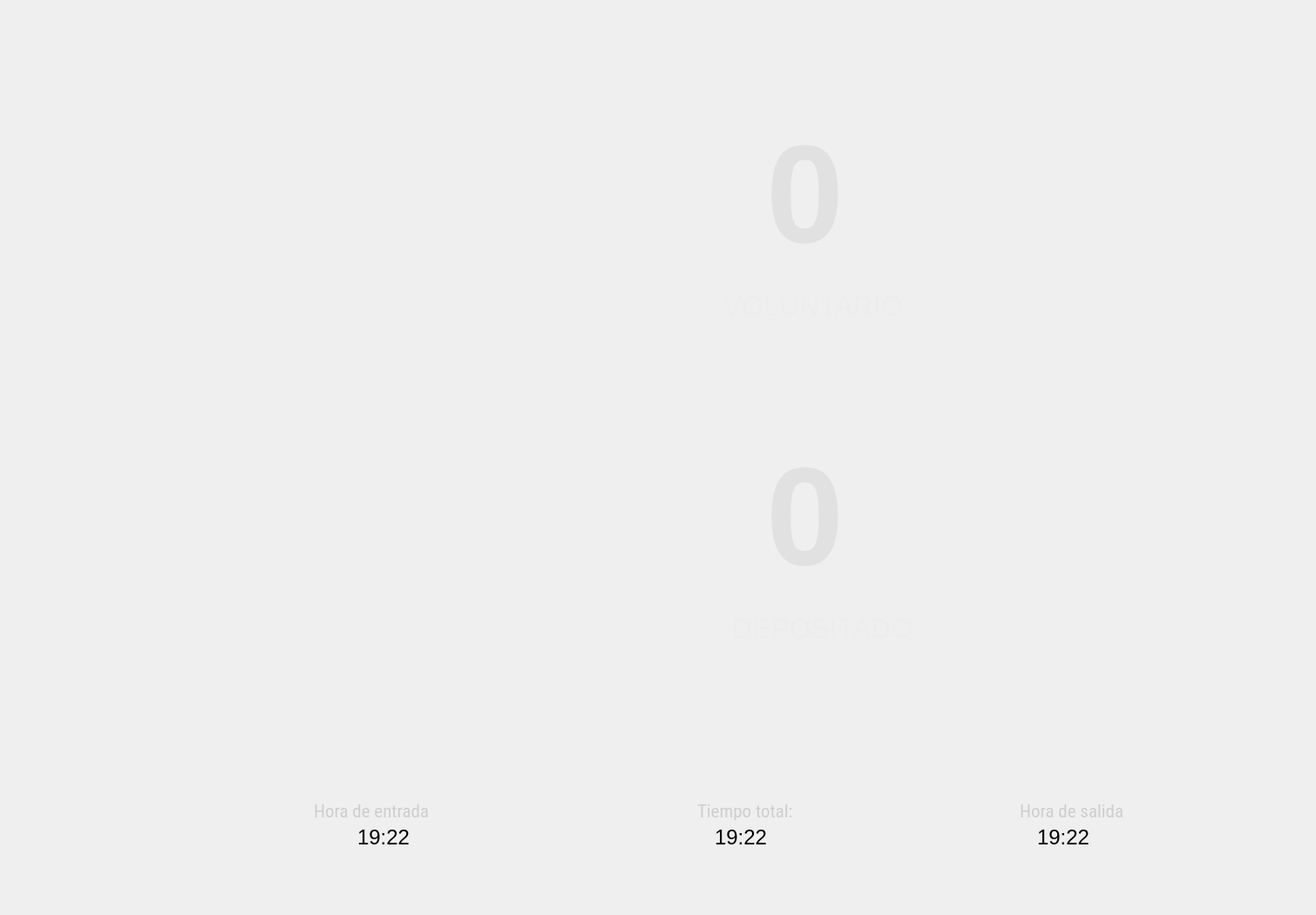
   <widget class="QWidget" name="page_16">
    <widget class="QGroupBox" name="groupBox_4">
     <property name="geometry">
      <rect>
       <x>270</x>
       <y>-10</y>
       <width>1231</width>
       <height>1041</height>
      </rect>
     </property>
     <property name="styleSheet">
      <string notr="true">background-color:transparent;
color:rgb(255, 255, 255);
border-radius:40%</string>
     </property>
     <property name="title">
      <string/>
     </property>
     <widget class="QLabel" name="nomPlaza_13">
      <property name="geometry">
       <rect>
        <x>560</x>
        <y>340</y>
        <width>451</width>
        <height>41</height>
       </rect>
      </property>
      <property name="font">
       <font>
        <family>Arial</family>
        <pointsize>24</pointsize>
        <weight>50</weight>
        <bold>false</bold>
       </font>
      </property>
      <property name="styleSheet">
       <string notr="true">background-color:transparent;
color:rgb(101, 179, 0);
color:rgb(237, 237, 237)</string>
      </property>
      <property name="text">
       <string>VOLUNTARIO</string>
      </property>
     </widget>
     <widget class="QLabel" name="nomPlaza_15">
      <property name="geometry">
       <rect>
        <x>570</x>
        <y>710</y>
        <width>271</width>
        <height>41</height>
       </rect>
      </property>
      <property name="font">
       <font>
        <family>Arial</family>
        <pointsize>24</pointsize>
        <weight>50</weight>
        <bold>false</bold>
       </font>
      </property>
      <property name="styleSheet">
       <string notr="true">background-color:transparent;
color:rgb(101, 179, 0);
color:rgb(237, 237, 237)</string>
      </property>
      <property name="text">
       <string>DEPOSITADO</string>
      </property>
     </widget>
     <widget class="QWidget" name="layoutWidget_29">
      <property name="geometry">
       <rect>
        <x>460</x>
        <y>110</y>
        <width>461</width>
        <height>245</height>
       </rect>
      </property>
      <layout class="QGridLayout" name="gridLayout_23">
       <item row="0" column="4">
        <widget class="QLabel" name="label_72">
         <property name="styleSheet">
          <string notr="true">background-color:transparent;</string>
         </property>
         <property name="text">
          <string/>
         </property>
        </widget>
       </item>
       <item row="0" column="1">
        <spacer name="horizontalSpacer_50">
         <property name="orientation">
          <enum>Qt::Horizontal</enum>
         </property>
         <property name="sizeHint" stdset="0">
          <size>
           <width>40</width>
           <height>20</height>
          </size>
         </property>
        </spacer>
       </item>
       <item row="0" column="2">
        <widget class="QLabel" name="valvol">
         <property name="sizePolicy">
          <sizepolicy hsizetype="MinimumExpanding" vsizetype="Preferred">
           <horstretch>0</horstretch>
           <verstretch>0</verstretch>
          </sizepolicy>
         </property>
         <property name="maximumSize">
          <size>
           <width>620</width>
           <height>16777212</height>
          </size>
         </property>
         <property name="font">
          <font>
           <family>Ubuntu</family>
           <pointsize>120</pointsize>
           <weight>75</weight>
           <italic>false</italic>
           <bold>true</bold>
          </font>
         </property>
         <property name="styleSheet">
          <string notr="true">background-color:transparent;
color:rgb(225, 225, 225);
border-radius:40%</string>
         </property>
         <property name="lineWidth">
          <number>3</number>
         </property>
         <property name="text">
          <string>0</string>
         </property>
        </widget>
       </item>
       <item row="0" column="3">
        <spacer name="horizontalSpacer_51">
         <property name="orientation">
          <enum>Qt::Horizontal</enum>
         </property>
         <property name="sizeHint" stdset="0">
          <size>
           <width>40</width>
           <height>20</height>
          </size>
         </property>
        </spacer>
       </item>
      </layout>
     </widget>
     <widget class="QPushButton" name="bconfirmaPropina">
      <property name="geometry">
       <rect>
        <x>930</x>
        <y>30</y>
        <width>271</width>
        <height>761</height>
       </rect>
      </property>
      <property name="font">
       <font>
        <family>Ubuntu Mono</family>
        <pointsize>16</pointsize>
        <weight>75</weight>
        <italic>false</italic>
        <bold>true</bold>
        <underline>false</underline>
       </font>
      </property>
      <property name="toolTip">
       <string>Ayuda</string>
      </property>
      <property name="whatsThis">
       <string extracomment="help"/>
      </property>
      <property name="styleSheet">
       <string notr="true">
border-radius:40%;</string>
      </property>
      <property name="text">
       <string/>
      </property>
      <property name="icon">
       <iconset>
        <normaloff>../../../../Downloads/ra2.png</normaloff>../../../../Downloads/ra2.png</iconset>
      </property>
      <property name="iconSize">
       <size>
        <width>250</width>
        <height>250</height>
       </size>
      </property>
      <property name="toolTipDuration" stdset="0">
       <number>3</number>
      </property>
     </widget>
     <widget class="QLabel" name="hs_2">
      <property name="geometry">
       <rect>
        <x>920</x>
        <y>960</y>
        <width>171</width>
        <height>21</height>
       </rect>
      </property>
      <property name="font">
       <font>
        <family>Ubuntu</family>
        <pointsize>18</pointsize>
        <weight>50</weight>
        <italic>false</italic>
        <bold>false</bold>
       </font>
      </property>
      <property name="styleSheet">
       <string notr="true">background-color:transparent;
color:rgb(0, 0, 0)
</string>
      </property>
      <property name="text">
       <string>19:22</string>
      </property>
     </widget>
     <widget class="QLabel" name="hs_46">
      <property name="geometry">
       <rect>
        <x>90</x>
        <y>930</y>
        <width>211</width>
        <height>21</height>
       </rect>
      </property>
      <property name="font">
       <font>
        <family>Roboto Condensed</family>
        <pointsize>16</pointsize>
        <weight>50</weight>
        <italic>false</italic>
        <bold>false</bold>
       </font>
      </property>
      <property name="styleSheet">
       <string notr="true">background-color:transparent;
color:rgb(206, 206, 206)
</string>
      </property>
      <property name="text">
       <string>Hora de entrada</string>
      </property>
     </widget>
     <widget class="QPushButton" name="bcancelarPago_5">
      <property name="enabled">
       <bool>true</bool>
      </property>
      <property name="geometry">
       <rect>
        <x>700</x>
        <y>910</y>
        <width>81</width>
        <height>81</height>
       </rect>
      </property>
      <property name="font">
       <font>
        <family>Ubuntu Mono</family>
        <pointsize>16</pointsize>
        <weight>75</weight>
        <italic>false</italic>
        <bold>true</bold>
        <underline>false</underline>
       </font>
      </property>
      <property name="toolTip">
       <string>Ayuda</string>
      </property>
      <property name="whatsThis">
       <string extracomment="help"/>
      </property>
      <property name="styleSheet">
       <string notr="true">background-color: rgb(128, 128, 128);
background-color:rgb(220, 220, 220);
color:rgb(206, 206, 206);
background-color:qlineargradient(spread:pad, x1:1, y1:0, x2:0, y2:1, stop:0 rgba(231, 98, 98, 255), stop:1 rgba(200, 98, 98, 255));
background-color:transparent;
border-radius:30%;</string>
      </property>
      <property name="text">
       <string/>
      </property>
      <property name="icon">
       <iconset>
        <normaloff>../iconos/tiempo-restante.png</normaloff>../iconos/tiempo-restante.png</iconset>
      </property>
      <property name="iconSize">
       <size>
        <width>70</width>
        <height>70</height>
       </size>
      </property>
      <property name="toolTipDuration" stdset="0">
       <number>3</number>
      </property>
     </widget>
     <widget class="QLabel" name="ttotal_2">
      <property name="geometry">
       <rect>
        <x>550</x>
        <y>960</y>
        <width>171</width>
        <height>21</height>
       </rect>
      </property>
      <property name="font">
       <font>
        <family>Ubuntu</family>
        <pointsize>18</pointsize>
        <weight>50</weight>
        <italic>false</italic>
        <bold>false</bold>
       </font>
      </property>
      <property name="styleSheet">
       <string notr="true">background-color:transparent;
color:rgb(0, 0, 0)
</string>
      </property>
      <property name="text">
       <string>19:22</string>
      </property>
     </widget>
     <widget class="QLabel" name="he_2">
      <property name="geometry">
       <rect>
        <x>140</x>
        <y>960</y>
        <width>171</width>
        <height>21</height>
       </rect>
      </property>
      <property name="font">
       <font>
        <family>Ubuntu</family>
        <pointsize>18</pointsize>
        <weight>50</weight>
        <italic>false</italic>
        <bold>false</bold>
       </font>
      </property>
      <property name="styleSheet">
       <string notr="true">background-color:transparent;
color:rgb(0, 0, 0)
</string>
      </property>
      <property name="text">
       <string>19:22</string>
      </property>
     </widget>
     <widget class="QPushButton" name="bcancelarPago_6">
      <property name="enabled">
       <bool>true</bool>
      </property>
      <property name="geometry">
       <rect>
        <x>280</x>
        <y>920</y>
        <width>81</width>
        <height>81</height>
       </rect>
      </property>
      <property name="font">
       <font>
        <family>Ubuntu Mono</family>
        <pointsize>16</pointsize>
        <weight>75</weight>
        <italic>false</italic>
        <bold>true</bold>
        <underline>false</underline>
       </font>
      </property>
      <property name="toolTip">
       <string>Ayuda</string>
      </property>
      <property name="whatsThis">
       <string extracomment="help"/>
      </property>
      <property name="styleSheet">
       <string notr="true">background-color: rgb(128, 128, 128);
background-color:rgb(220, 220, 220);
color:rgb(206, 206, 206);
background-color:qlineargradient(spread:pad, x1:1, y1:0, x2:0, y2:1, stop:0 rgba(231, 98, 98, 255), stop:1 rgba(200, 98, 98, 255));
background-color:transparent;
border-radius:30%;</string>
      </property>
      <property name="text">
       <string/>
      </property>
      <property name="icon">
       <iconset>
        <normaloff>../iconos/caret-arrow-up.svg</normaloff>../iconos/caret-arrow-up.svg</iconset>
      </property>
      <property name="iconSize">
       <size>
        <width>70</width>
        <height>70</height>
       </size>
      </property>
      <property name="toolTipDuration" stdset="0">
       <number>3</number>
      </property>
     </widget>
     <widget class="QLabel" name="hs_51">
      <property name="geometry">
       <rect>
        <x>900</x>
        <y>930</y>
        <width>211</width>
        <height>21</height>
       </rect>
      </property>
      <property name="font">
       <font>
        <family>Roboto Condensed</family>
        <pointsize>16</pointsize>
        <weight>50</weight>
        <italic>false</italic>
        <bold>false</bold>
       </font>
      </property>
      <property name="styleSheet">
       <string notr="true">background-color:transparent;
color:rgb(206, 206, 206)
</string>
      </property>
      <property name="text">
       <string>Hora de salida</string>
      </property>
     </widget>
     <widget class="QPushButton" name="bcancelarPago_7">
      <property name="enabled">
       <bool>true</bool>
      </property>
      <property name="geometry">
       <rect>
        <x>1100</x>
        <y>910</y>
        <width>81</width>
        <height>81</height>
       </rect>
      </property>
      <property name="font">
       <font>
        <family>Ubuntu Mono</family>
        <pointsize>16</pointsize>
        <weight>75</weight>
        <italic>false</italic>
        <bold>true</bold>
        <underline>false</underline>
       </font>
      </property>
      <property name="toolTip">
       <string>Ayuda</string>
      </property>
      <property name="whatsThis">
       <string extracomment="help"/>
      </property>
      <property name="styleSheet">
       <string notr="true">background-color: rgb(128, 128, 128);
background-color:rgb(220, 220, 220);
color:rgb(206, 206, 206);
background-color:qlineargradient(spread:pad, x1:1, y1:0, x2:0, y2:1, stop:0 rgba(231, 98, 98, 255), stop:1 rgba(200, 98, 98, 255));
background-color:transparent;
border-radius:30%;</string>
      </property>
      <property name="text">
       <string/>
      </property>
      <property name="icon">
       <iconset>
        <normaloff>../iconos/fdd.png</normaloff>../iconos/fdd.png</iconset>
      </property>
      <property name="iconSize">
       <size>
        <width>70</width>
        <height>70</height>
       </size>
      </property>
      <property name="toolTipDuration" stdset="0">
       <number>3</number>
      </property>
     </widget>
     <widget class="QLabel" name="hs_52">
      <property name="geometry">
       <rect>
        <x>530</x>
        <y>930</y>
        <width>211</width>
        <height>21</height>
       </rect>
      </property>
      <property name="font">
       <font>
        <family>Roboto Condensed</family>
        <pointsize>16</pointsize>
        <weight>50</weight>
        <italic>false</italic>
        <bold>false</bold>
       </font>
      </property>
      <property name="styleSheet">
       <string notr="true">background-color:transparent;
color:rgb(206, 206, 206)
</string>
      </property>
      <property name="text">
       <string>Tiempo total:</string>
      </property>
     </widget>
     <widget class="QWidget" name="layoutWidget_31">
      <property name="geometry">
       <rect>
        <x>460</x>
        <y>480</y>
        <width>461</width>
        <height>245</height>
       </rect>
      </property>
      <layout class="QGridLayout" name="gridLayout_24">
       <item row="0" column="4">
        <widget class="QLabel" name="label_81">
         <property name="styleSheet">
          <string notr="true">background-color:transparent;</string>
         </property>
         <property name="text">
          <string/>
         </property>
        </widget>
       </item>
       <item row="0" column="1">
        <spacer name="horizontalSpacer_52">
         <property name="orientation">
          <enum>Qt::Horizontal</enum>
         </property>
         <property name="sizeHint" stdset="0">
          <size>
           <width>40</width>
           <height>20</height>
          </size>
         </property>
        </spacer>
       </item>
       <item row="0" column="2">
        <widget class="QLabel" name="lsegundoCosto">
         <property name="sizePolicy">
          <sizepolicy hsizetype="MinimumExpanding" vsizetype="Preferred">
           <horstretch>0</horstretch>
           <verstretch>0</verstretch>
          </sizepolicy>
         </property>
         <property name="maximumSize">
          <size>
           <width>620</width>
           <height>16777212</height>
          </size>
         </property>
         <property name="font">
          <font>
           <family>Ubuntu</family>
           <pointsize>120</pointsize>
           <weight>75</weight>
           <italic>false</italic>
           <bold>true</bold>
          </font>
         </property>
         <property name="styleSheet">
          <string notr="true">background-color:transparent;
color:rgb(225, 225, 225);
border-radius:40%</string>
         </property>
         <property name="lineWidth">
          <number>3</number>
         </property>
         <property name="text">
          <string>0</string>
         </property>
        </widget>
       </item>
       <item row="0" column="3">
        <spacer name="horizontalSpacer_53">
         <property name="orientation">
          <enum>Qt::Horizontal</enum>
         </property>
         <property name="sizeHint" stdset="0">
          <size>
           <width>40</width>
           <height>20</height>
          </size>
         </property>
        </spacer>
       </item>
      </layout>
     </widget>
     <widget class="QPushButton" name="bcancelarPago_8">
      <property name="geometry">
       <rect>
        <x>140</x>
        <y>30</y>
        <width>271</width>
        <height>761</height>
       </rect>
      </property>
      <property name="font">
       <font>
        <family>Ubuntu Mono</family>
        <pointsize>16</pointsize>
        <weight>75</weight>
        <italic>false</italic>
        <bold>true</bold>
        <underline>false</underline>
       </font>
      </property>
      <property name="toolTip">
       <string>Ayuda</string>
      </property>
      <property name="whatsThis">
       <string extracomment="help"/>
      </property>
      <property name="styleSheet">
       <string notr="true">
border-radius:40%;</string>
      </property>
      <property name="text">
       <string/>
      </property>
      <property name="icon">
       <iconset>
        <normaloff>../iconos/ra4.png</normaloff>../iconos/ra4.png</iconset>
      </property>
      <property name="iconSize">
       <size>
        <width>250</width>
        <height>250</height>
       </size>
      </property>
      <property name="toolTipDuration" stdset="0">
       <number>3</number>
      </property>
     </widget>
    </widget>
   </widget>
